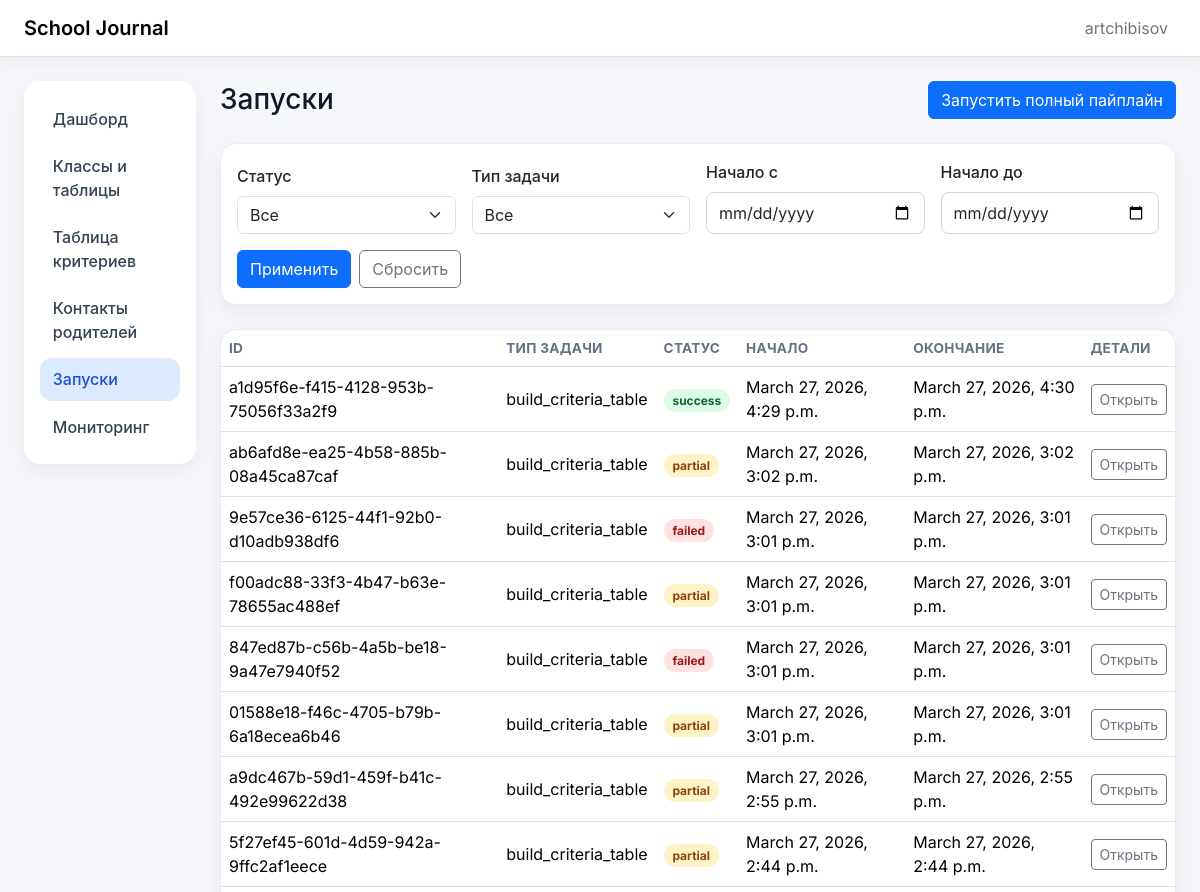
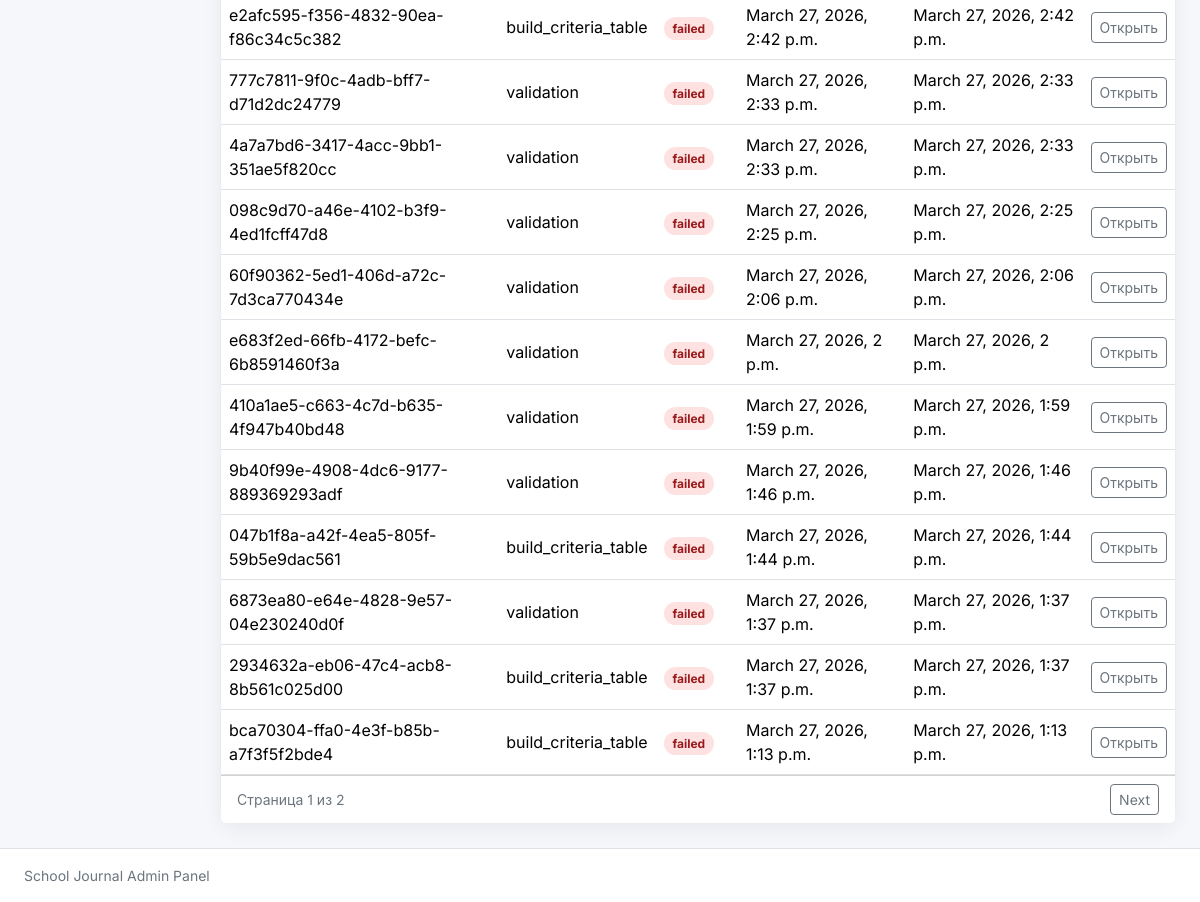
The app's page /runs/ (signed in), older data (2 pictures, top to bottom).
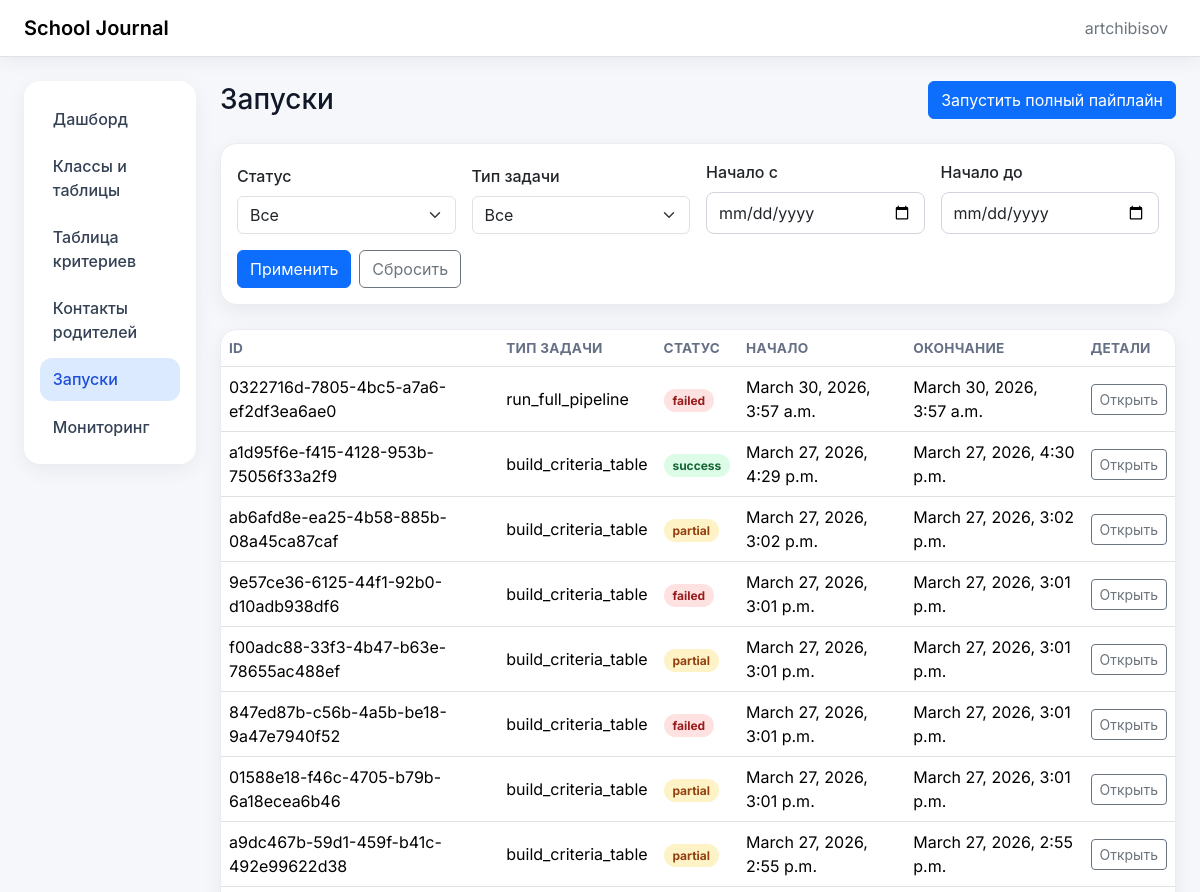
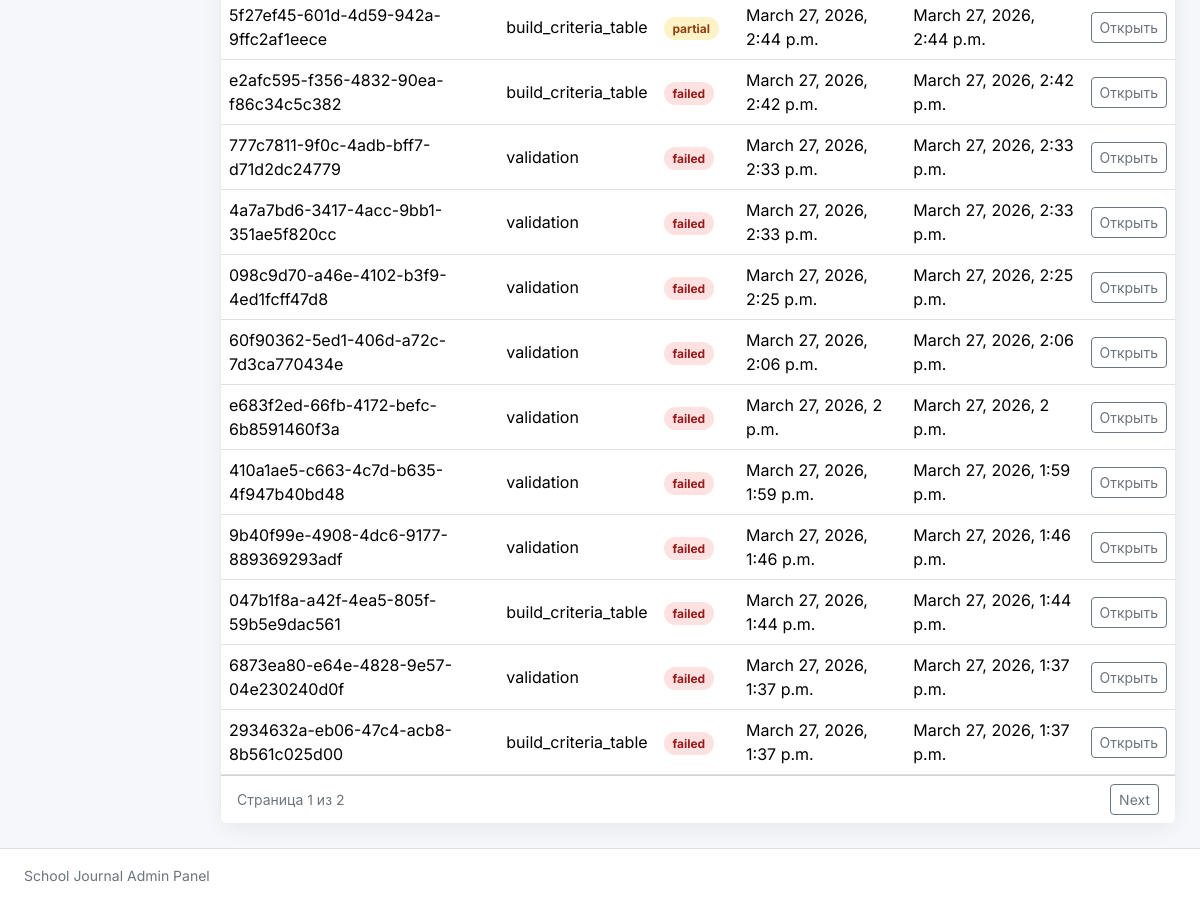
The same page, newer data (2 pictures, top to bottom).
### jobs/models.py (models this page shows, shortened)
class JobRun(models.Model):
    class Status(models.TextChoices):
        PENDING = "pending", "Pending"
        RUNNING = "running", "Running"
        SUCCESS = "success", "Success"
        PARTIAL = "partial", "Partial"
        FAILED = "failed", "Failed"
    id = models.UUIDField(primary_key=True, default=uuid.uuid4, editable=False)
    job_type = models.CharField(max_length=100)
    status = models.CharField(max_length=20, choices=Status.choices, default=Status.PENDING)
    started_at = models.DateTimeField(null=True, blank=True)
    finished_at = models.DateTimeField(null=True, blank=True)
    params_json = models.JSONField(default=dict, blank=True)
    result_json = models.JSONField(default=dict, blank=True)
    initiated_by = models.ForeignKey(
        settings.AUTH_USER_MODEL,
        null=True,
        blank=True,
        on_delete=models.SET_NULL,
        related_name="job_runs",
    )
    class Meta:
        ordering = ["-started_at"]
        permissions = [
            ("run_validation", "Can run validation jobs"),
            ("run_full_pipeline", "Can run full pipeline"),
            ("send_reminders", "Can send validation reminders"),
        ]

### jobs/views.py (the view)
# urls.py: path("runs/", list_job_runs, name="job_run_list"),
@login_required
@permission_required_403("jobs.view_jobrun", message="Доступ запрещён: нет прав на просмотр запусков.")
def list_job_runs(request):
    queryset = JobRun.objects.all().order_by("-started_at")
    status = _parse_non_empty(request.GET.get("status"))
    if status:
        queryset = queryset.filter(status=status)
    job_type = _parse_non_empty(request.GET.get("job_type"))
    if job_type:
        queryset = queryset.filter(job_type=job_type)
    started_from = _parse_non_empty(request.GET.get("started_from"))
    if started_from:
        queryset = queryset.filter(started_at__date__gte=started_from)
    started_to = _parse_non_empty(request.GET.get("started_to"))
    if started_to:
        queryset = queryset.filter(started_at__date__lte=started_to)
    paginator = Paginator(queryset, 20)
    page_obj = paginator.get_page(request.GET.get("page"))
    for run in page_obj:
        run.status_meta = _status_meta(run.status)
    preserved_query = request.GET.copy()
    preserved_query.pop("page", None)
    return render(
        request,
        "jobs/jobrun_list.html",
        {
            "page_obj": page_obj,
            "status_choices": JobRun.Status.choices,
            "job_type_choices": JobRun.objects.values_list("job_type", flat=True).distinct().order_by("job_type"),
            "filters": {
                "status": status or "",
                "job_type": job_type or "",
                "started_from": started_from or "",
                "started_to": started_to or "",
            },
            "querystring": preserved_query.urlencode(),
        },
    )

### admin_panel/authz.py (called while the page is built)
def permission_required_403(perm: str, *, message: str | None = None) -> Callable:
    deny_message = message or "Доступ запрещён: недостаточно прав для выполнения действия."
    def decorator(view_func: Callable) -> Callable:
        @wraps(view_func)
        def _wrapped(request: HttpRequest, *args, **kwargs) -> HttpResponse:
            if request.user.has_perm(perm):
                return view_func(request, *args, **kwargs)
            messages.error(request, deny_message)
            return HttpResponseForbidden(deny_message)
        return _wrapped
    return decorator

### jobs/views.py (called while the page is built)
def _parse_non_empty(value: str | None) -> str | None:
    if value is None:
        return None
    trimmed = value.strip()
    return trimmed or None

def _status_meta(status: str | None) -> dict[str, str]:
    return STATUS_UI_META.get(status, {"css": "queued", "label": status or "queued"})

### jobs/templates/jobs/jobrun_list.html (shortened to what this page needs)
{% extends "base.html" %}
{% block page_heading %}Запуски{% endblock %}
{% block page_actions %}
  {% if perms.jobs.run_full_pipeline %}
    <form method="post" action="{% url 'run_full_pipeline' %}">
       <button class="btn btn-primary" type="submit">Запустить полный пайплайн</button>
     </form>
  {% endif %}
 {% endblock %}
 {% block content %}
  <section class="card mb-4">
    <div class="card-body">
      <form method="get" class="row g-3 align-items-end">
        <div class="col-12 col-md-6 col-xl-3">
          <label class="form-label" for="id_status">Статус</label>
          <select id="id_status" name="status" class="form-select">
            <option value="">Все</option>
          </select>
        </div>
        <div class="col-12 col-md-6 col-xl-3">
          <label class="form-label" for="id_job_type">Тип задачи</label>
          <select id="id_job_type" name="job_type" class="form-select">
            <option value="">Все</option>
          </select>
        </div>
        <div class="col-12 col-md-6 col-xl-3">
          <label class="form-label" for="id_started_from">Начало с</label>
          <input id="id_started_from" type="date" name="started_from" value="{{ filters.started_from }}" class="form-control">
        </div>
        <div class="col-12 col-md-6 col-xl-3">
          <label class="form-label" for="id_started_to">Начало до</label>
          <input id="id_started_to" type="date" name="started_to" value="{{ filters.started_to }}" class="form-control">
        </div>
        <div class="col-12 d-flex flex-wrap gap-2">
          <button class="btn btn-primary" type="submit">Применить</button>
          <a class="btn btn-outline-secondary" href="{% url 'job_run_list' %}">Сбросить</a>
        </div>
      </form>
    </div>
  </section>
  <section class="card">
    <div class="card-body p-0">
      <div class="table-responsive">
        <table class="table table-hover align-middle mb-0">
          <thead>
            <tr>
              <th>ID</th>
              <th>Тип задачи</th>
              <th>Статус</th>
              <th>Начало</th>
              <th>Окончание</th>
              <th>Детали</th>
            </tr>
          </thead>
          <tbody>
            {% for run in page_obj %}
              <tr>
                <td>{{ run.id }}</td>
                <td>{{ run.job_type }}</td>
                <td><span class="badge badge-soft badge-{{ run.status_meta.css }}">{{ run.status_meta.label }}</span></td>
                <td>{{ run.started_at|default:"—" }}</td>
                <td>{{ run.finished_at|default:"—" }}</td>
                <td>
                  <a class="btn btn-outline-secondary btn-sm" href="{% url 'job_run_detail' run.id %}{% if querystring %}?{{ querystring }}{% endif %}">Открыть</a>
                </td>
              </tr>
            {% empty %}
              <tr><td class="table-empty" colspan="6">No runs found.</td></tr>
            {% endfor %}
          </tbody>
        </table>
       </div>
    </div>
     {% if page_obj.paginator.num_pages > 1 %}
      <div class="card-footer bg-white d-flex justify-content-between align-items-center flex-wrap gap-2">
        <div class="text-secondary small">Страница {{ page_obj.number }} из {{ page_obj.paginator.num_pages }}</div>
        <div class="d-flex gap-2">
          {% if page_obj.has_next %}
            <a class="btn btn-outline-secondary btn-sm" href="?{% if querystring %}{{ querystring }}&{% endif %}page={{ page_obj.next_page_number }}">Next</a>
          {% endif %}
        </div>
      </div>
      {% endif %}
  </section>
 {% endblock %}

Row changes from the older to the newer data that the page shows:
no longer on this page (row unchanged): JobRun: id "bca70304-ffa0-4e3f-b85b-a7f3f5f2bde4", job_type "build_criteria_table", status_meta.label "failed", started_at "March 27, 2026, 1:13 p.m.", finished_at "March 27, 2026, 1:13 p.m."
added JobRun: id "0322716d-7805-4bc5-a7a6-ef2df3ea6ae0", job_type "run_full_pipeline", status_meta.label "failed", started_at "March 30, 2026, 3:57 a.m.", finished_at "March 30, 2026, 3:57 a.m."
